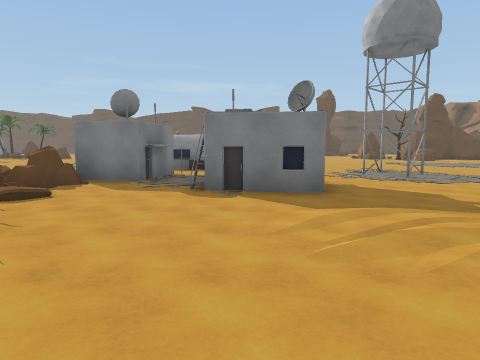
View 1 (above)

24 first-person views from a walk through a Unity game level. The camera is 1.5 m above the floor, tilts 6° down and sees 75° across. The floor is counted in squares, 2 m on a side. Each view is taken from the middle of a square. On the plan, view 1 faces up. The plan holds only what a view shows up to about 10 squares ahead; the rest is blank. The place goes on beyond the plan.

View 2
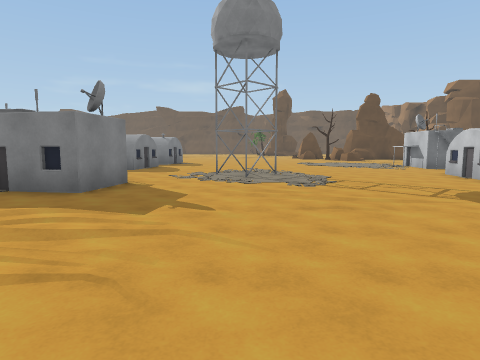

View 3
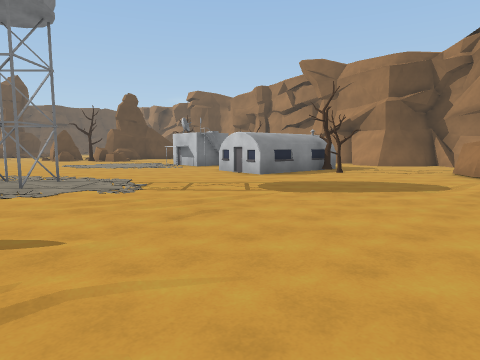

View 4
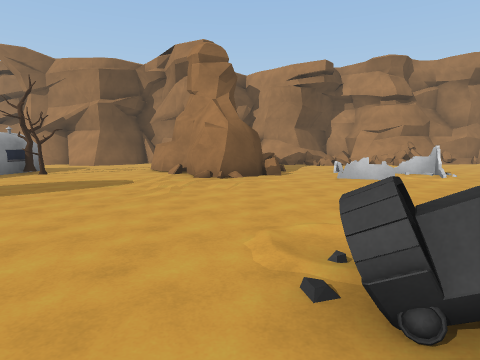

View 5
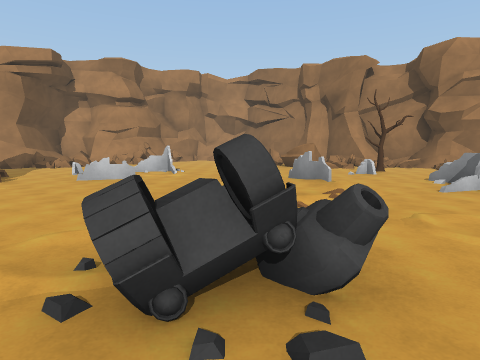

View 6
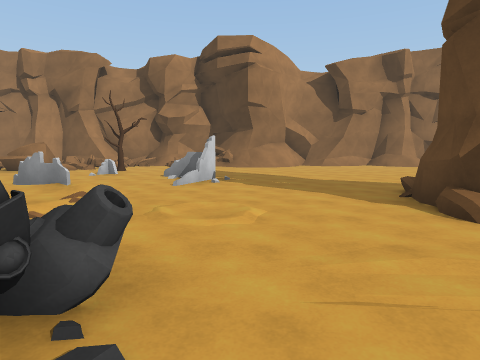

View 7
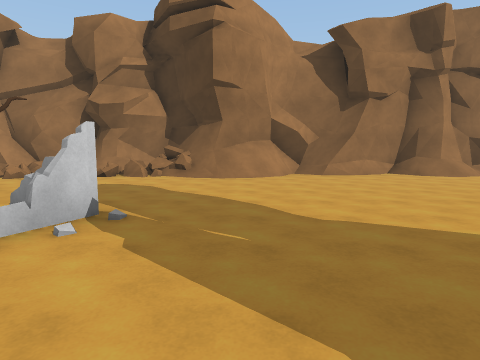

View 8
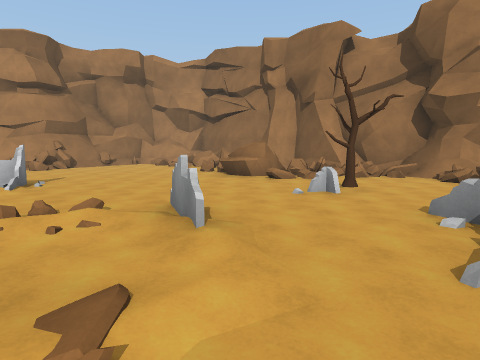

View 9
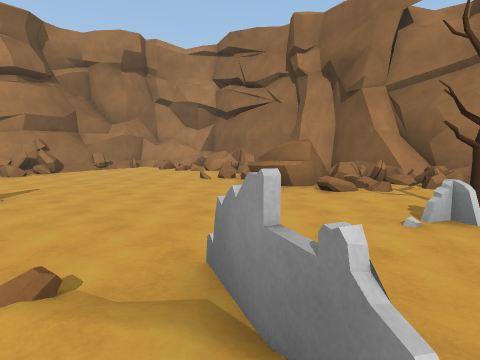

View 10
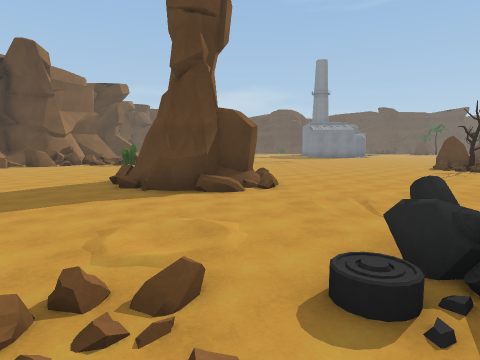

View 11
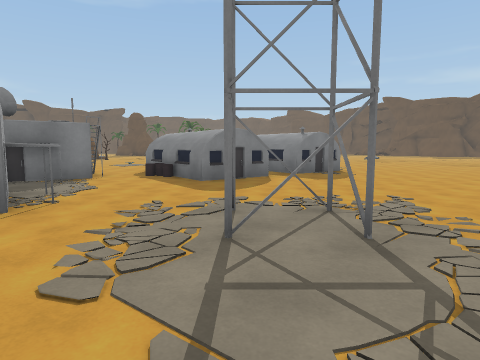

View 12
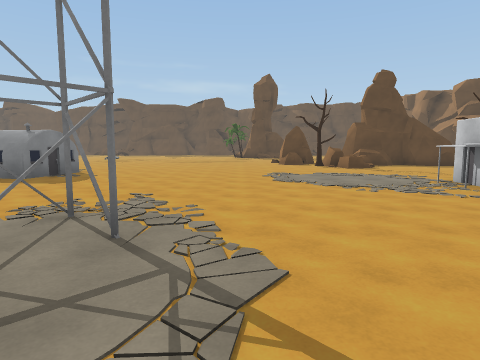

View 13
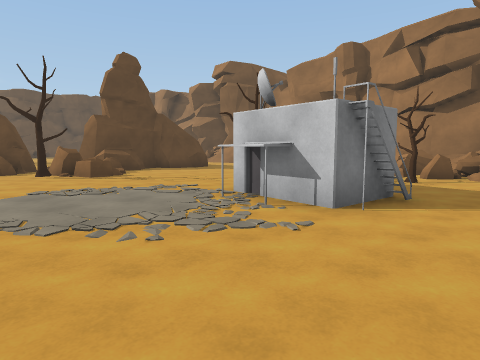

View 14
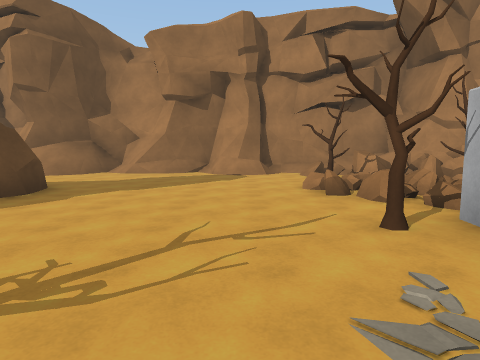

View 15
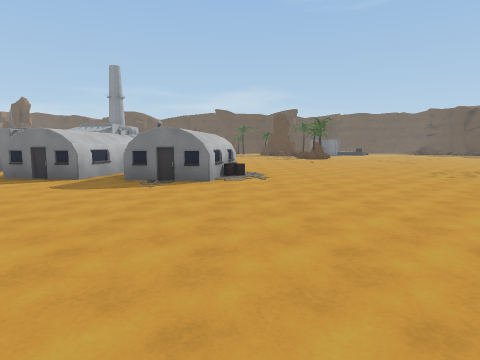

View 16
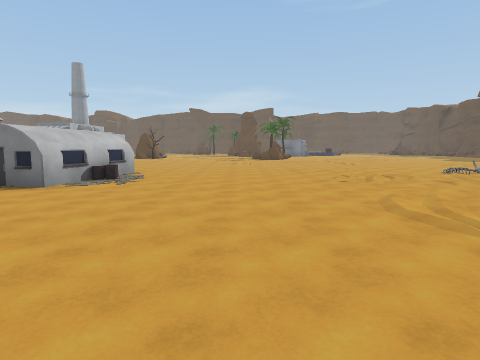

View 17
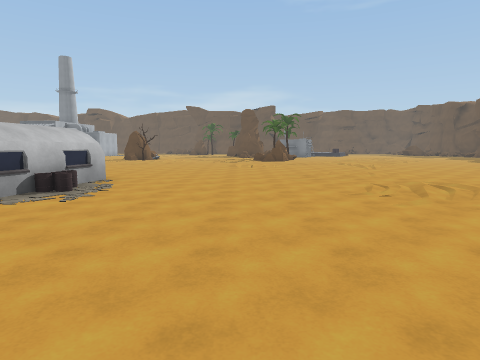

View 18
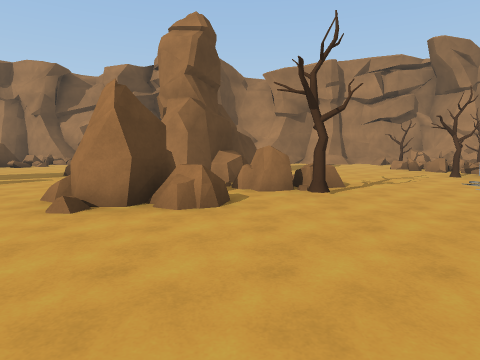

View 19
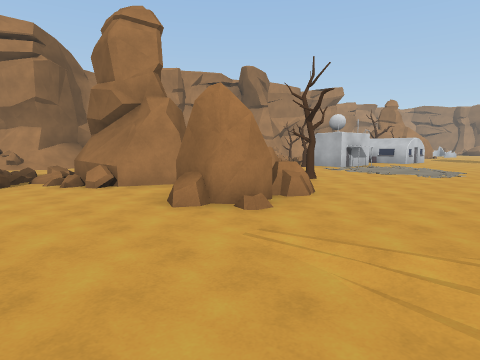

View 20
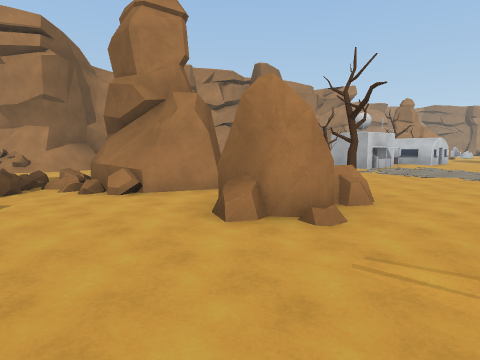

View 21
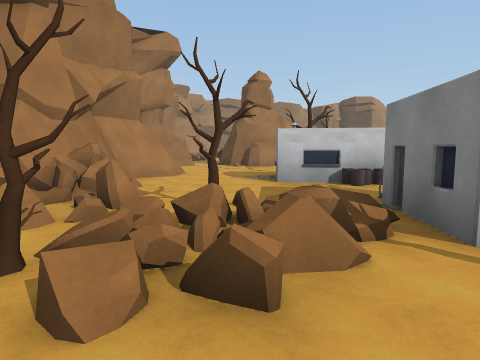

View 22
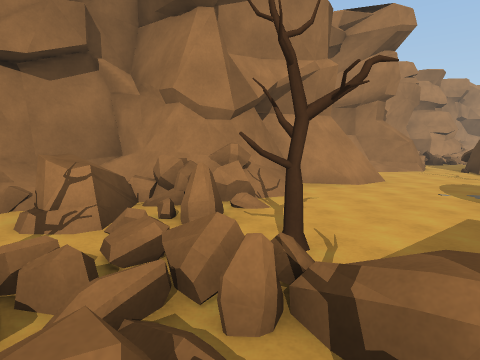

View 23
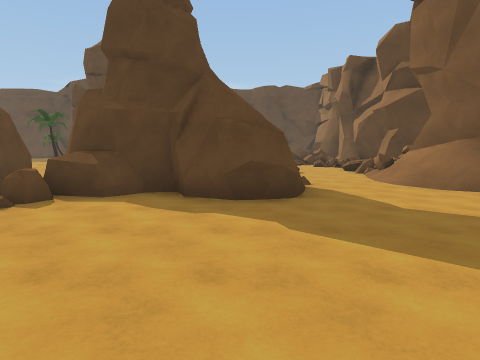

View 24
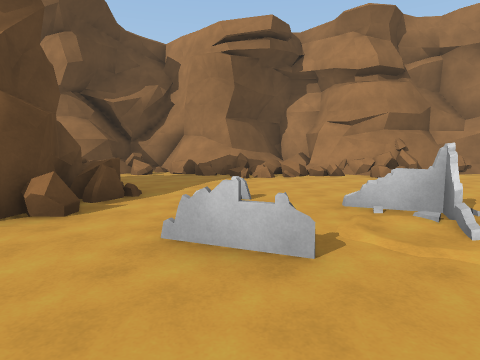

### Floor plan
Key: @ floor where view 1 was taken; # wall or solid block; x gap in a wall; . main floor; : floor 0.25 m higher than the main floor; / step, stairs or slope; = window, fence, low wall or low ledge; ^ raised ledge; B building; R rock; T tree; O other object.
Columns run from 5 left of view 1 to 19 right of it. Each row starts with its distance up from view 1.
 24 .......   ........=  ..=#
 23 ........  ........=. ..=#
 22 ...../...........##....=#
 21 .............R#.###. ./#=
 20 .............RR.###  .//#
 19 ...............R^####../#
 18 ..............TRR......##
 17 ...............R.......##
 16 ....BB..................#
 15 .. BBBB................##
 14      BB................/#
 13     ...........B#T.=T.=/#
 12    BBB.........BBBx=#=^/^
 11   BBBB..........B#.T.##/#
 10   ..B................=#^^
  9   B#.....##......B.../#
  8   BB.....##....BBBB...#
  7  R#B.#B........BBBB..##
  6 RR/.BBB.........TT...#
  5  O/...B............../
  4  :....................
  3  ...................../
  2  ................###.##
  1  ...............########
  0  ....@..........####=.=#
 -1  ........^^......#^...=#
 -2  ........=. ..........=#
 -3     ##....///..=..=..###
 -4     ##..../../.......==#
 -5     ##....////...=...###
 -6    ........==.........#
 -7  ........#...........##
 -8  ........#=...........#
 -9  ...........T.........##
-10  .............==/=... #
-11   ...........##= #=
-12  .....///==.#===#=#
-13 #####/###=#/#######

Where each view was taken, in squares from view 1:
view 1: 0 up, 0 right, facing up
view 2: 0 up, 4 right, facing up
view 3: 1 up, 3 right, facing up-right
view 4: 0 up, 3 right, facing right
view 5: 0 up, 3 right, facing down-right
view 6: 0 up, 3 right, facing down
view 7: 4 down, 2 right, facing down
view 8: 4 down, 4 right, facing down-right
view 9: 5 down, 6 right, facing down-right
view 10: 3 down, 6 right, facing left
view 11: 6 up, 6 right, facing up-left
view 12: 6 up, 6 right, facing up
view 13: 9 up, 7 right, facing up-right
view 14: 15 up, 9 right, facing right
view 15: 16 up, 8 right, facing left
view 16: 19 up, 7 right, facing left
view 17: 19 up, 5 right, facing left
view 18: 19 up, 4 right, facing right
view 19: 24 up, 5 right, facing down-right
view 20: 24 up, 6 right, facing down-right
view 21: 15 up, 14 right, facing down
view 22: 13 up, 13 right, facing down-right
view 23: 14 up, 14 right, facing up
view 24: 3 down, 8 right, facing right
